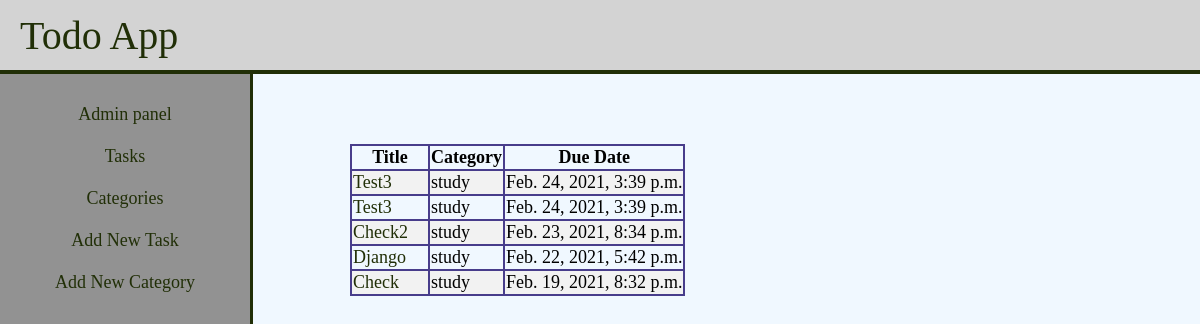
Screenshot of /todo/categories/1/ with the database file from the repository.
### apps/todo/models/task.py (models this page shows, shortened)
class Task(models.Model):
    title = models.CharField('Title', max_length=100)
    content = models.TextField('Content', blank=True)
    created = models.DateTimeField(default=now)
    due_date = models.DateTimeField('Due Date', default=now)
    PRIORITY_CHOICES = [('Urgent', 'Urgent'),
                        ('High', 'High'),
                        ('Medium', 'Medium'),
                        ('Low', 'Low')]
    priority = models.CharField('Priority', max_length=6, choices=PRIORITY_CHOICES, default='Medium')
    category = models.ForeignKey(Category, on_delete=SET_NULL, blank=True, null=True, default='')
    objects = PassedTasks()
    def __str__(self):
        return self.title
    def get_absolute_url(self):
        try:
            return reverse('task_detail', args=(str(self.id)))
        except NoReverseMatch:
            return reverse('404')

### apps/todo/models/category.py (models this page shows, shortened)
class Category(models.Model):
    name = models.CharField('Category Name', max_length=100, unique=True)
    slug = models.SlugField(verbose_name='Slug')
    objects = EmptyCategories()
    class Meta:
        verbose_name = 'Category'
        verbose_name_plural = 'Categories'
    def __str__(self):
        return self.name

### apps/todo/views.py (the view)
# urls.py: path('<int:pk>/', CategoryTaskList.as_view()),
class CategoryTaskList(ListView):
    template_name = 'todo/category_task.html'
    def get_queryset(self):
        self.title = get_object_or_404(Task, pk=self.kwargs['pk'])
        return Task.objects.filter(category__task__title__in=[self.title]).order_by('-due_date')

### apps/todo/templates/todo/category_task.html
{% extends 'base.html' %}
{% block content %}
    <main class="margin-top sidebar3">
        <table class="task_list">
            <tr>
                <th>Title</th>
                <th>Category</th>
                <th>Due Date</th>
            </tr>
            {% for task in object_list %}
                <tr>
                    <td class="padding_right">
                        <a href={{ task.get_absolute_url }}>{{ task.title|title }}</a>
                    </td>
                    <td>
                        {{ task.category }}
                    </td>
                    <td>
                        {{ task.due_date }}
                    </td>
                </tr>
            {% endfor %}
        </table>
    </main>
{% endblock %}

### static/style.css (style rules this page uses)
body { margin: 0; background-color: aliceblue; }
.margin-top { margin-top: 70px; }
.sidebar3 { margin-left: 350px; font-size: large; position: fixed; float: left; }
a { text-decoration: none; color: #212f07; }
.task_detail, th, td { border: 2px solid darkslateblue; }
.task_list { border-collapse: collapse; border-spacing: 0; border: 1px solid #ddd; }
.task_list tr:nth-child(even) { background-color: #f2f2f2; }
.padding_right { padding-right: 20px; }

### rows the page displays
Task: title "Test3", category "study", due_date "Feb. 24, 2021, 3:39 p.m."
Task: title "Test3", category "study", due_date "Feb. 24, 2021, 3:39 p.m."
Task: title "Check2", category "study", due_date "Feb. 23, 2021, 8:34 p.m."
Task: title "Django", category "study", due_date "Feb. 22, 2021, 5:42 p.m."
Task: title "Check", category "study", due_date "Feb. 19, 2021, 8:32 p.m."
